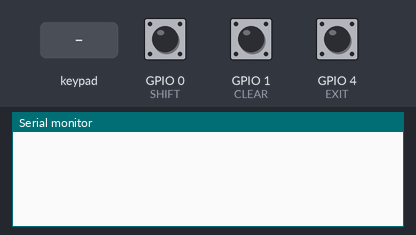
Bench run of a sketch on a simulated ESP32-S3. Shown: the last lines printed to the serial monitor. Inputs (shaded band) come from the test bench; at power-on: GPIO 0 (SHIFT) HIGH, GPIO 1 (CLEAR) HIGH, GPIO 4 (EXIT) HIGH.

Above: at 2.2 s.
2.3 s: GPIO 0 (SHIFT) pulled LOW for 0.15 s
At 2.8 s:
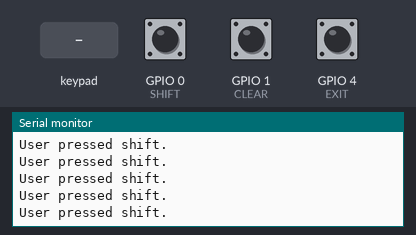
3.9 s: GPIO 1 (CLEAR) pulled LOW for 0.15 s
At 4.9 s:
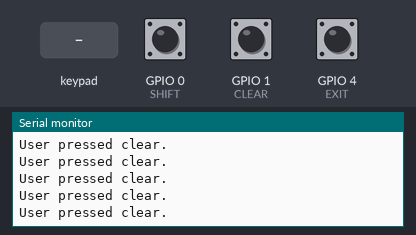
5.5 s: GPIO 4 (EXIT) pulled LOW for 0.15 s
At 6.8 s:
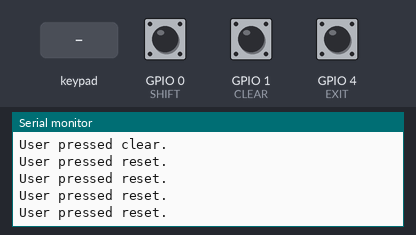
7.1 s: key 'F' pressed
At 8.1 s:
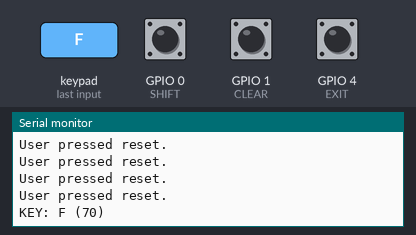
8.6 s: key 'G' pressed
At 9.1 s:
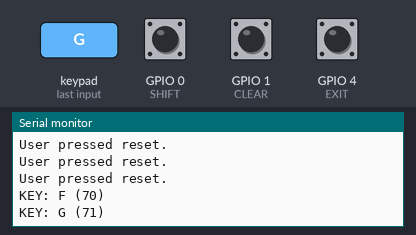
10.1 s: key 'H' pressed
At 11.4 s:
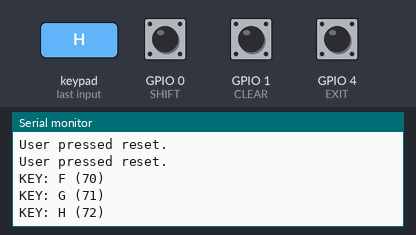

The sketch:

HP17LC.ino
```cpp
#include <SPI.h>
#include <Keypad.h>

#define CS    10
#define EXIT   4
#define CLEAR  1
#define SHIFT  0
#define ROWS   7
#define COLS   6
#define CPU_RESTART_ADDR (uint32_t *)0xE000ED0C
#define CPU_RESTART_VAL 0x5FA0004
#define CPU_RESTART (*CPU_RESTART_ADDR = CPU_RESTART_VAL);

char keys[ROWS][COLS] = {
  {'F','G','H','J','K','L'},
  {'S','R','%','L','P','u'},
  {'c','I',240,'(',')','A'},
  {'U','7','8','9','v',245},
  {'D','4','5','6','w','x'},
  {'b','1','2','3','y','-'},
  {'a','0','.','=','z','+'}
};
byte rowPins[ROWS] = {19,22,23,5,18,7,15};
byte colPins[COLS] = {21,3,20,6,17,8};

bool exitPressed = false;
bool clearPressed = false;
bool shiftPressed = false;

Keypad customKeypad = Keypad( makeKeymap(keys), rowPins, colPins, ROWS, COLS);


// MLCD write line command 0x80, reversed 0x01
// MLCD clear memory command 0x20, reversed 0x04
// MLCD static mode command 0x00
// MLCD VCOM bit 0x40 , reversed 0x02

byte Vcom;
byte Line;

//void(* resetFunc) (void) = 0;//declare reset function at address 0

//void resetFunc() { Serial.println("User pressed reset."); CPU_RESTART ;}

void resetFunc() { Serial.println("User pressed reset."); }

void clearFunc() { Serial.println("User pressed clear."); }

void shiftFunc() { Serial.println("User pressed shift."); }

void clearDisplay() {
  digitalWrite(CS,HIGH);
  SPI.transfer(0x04 | Vcom);
  //Serial.print("clear screen ");
  //Serial.println(0x04 | Vcom);
  SPI.transfer(0x00);
  digitalWrite(CS,LOW);
}

void drawLine(byte lineNumber) {

  digitalWrite(CS,HIGH);
  SPI.transfer(0x01 | Vcom); //write line command (bits reversed)
  SPI.transfer(lineNumber);
  for (int i = 0; i <50; i++) {
    SPI.transfer(0b10010010);
  }
  SPI.transfer(0x00);
  SPI.transfer(0x00);
  SPI.endTransaction();
  digitalWrite(CS,LOW);
}

void setup() {

  pinMode(EXIT, INPUT_PULLUP);
  pinMode(CLEAR, INPUT_PULLUP);
  pinMode(SHIFT, INPUT_PULLUP);
  pinMode (10, OUTPUT);
  SPI.begin();
  SPI.beginTransaction(SPISettings(2000000, LSBFIRST, SPI_MODE0));

  clearDisplay();
  delay(1000);
}

void loop() {

  Vcom = Vcom ? 0x00 : 0x02;

  if (Line < 240) {Line++;} else {Line =0; clearDisplay();}

  //Serial.print(Vcom);
  //Serial.print(" ");
  //Serial.println(Line);

  drawLine(Line);
  delay(30);
  char customKey = customKeypad.getKey();
  if (digitalRead(EXIT) == 0) resetFunc();
  if (digitalRead(CLEAR) == 0) clearFunc();
  if (digitalRead(SHIFT) == 0) shiftFunc();
  if (customKey){
    Serial.printf("KEY: %c (%d)\n", customKey, customKey);
  }
}
```

Measured:
- after the input at 2.3 s, the serial monitor: prints a new line at once (image 1)
- after the input at 3.9 s, the serial monitor: prints a new line at once (image 2)
- after the input at 5.5 s, the serial monitor: prints a new line at once (image 3)
- after the input at 7.1 s, the serial monitor: prints a new line at once (image 4)
- after the input at 8.6 s, the serial monitor: prints a new line at once (image 5)
- after the input at 10.1 s, the serial monitor: prints a new line at once (image 6)
